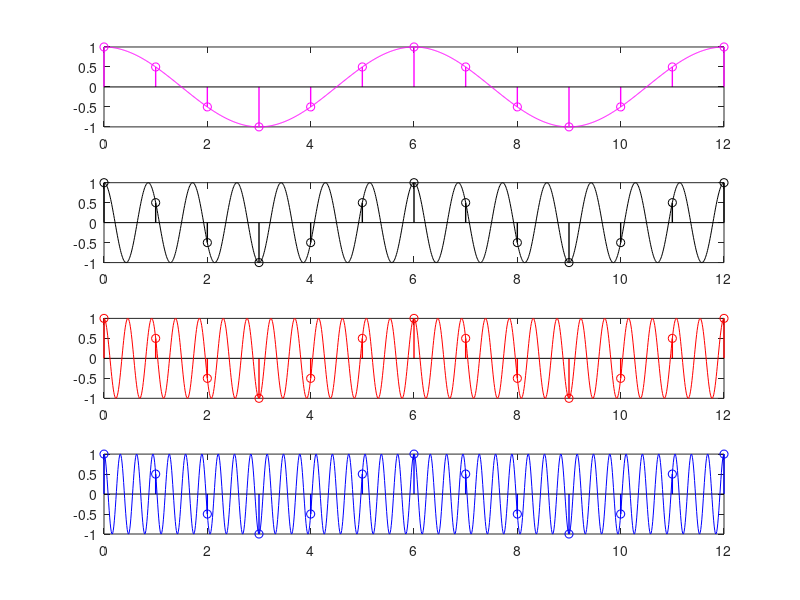

MATLAB code for this plot:
n = 0:1:12;
t = 0:0.01:12;
k_max = 3;
k = 0:1:k_max;
w0 = pi/3;
w = w0 + 2 * k * pi;
c = ['m','k','r','b'];

for i = 1:(k_max + 1)
    dis = cos(w(i) * n);
    con = cos(w(i) * t);
    subplot(k_max + 1,1,i);
    stem(n,dis, c(i), 'LineWidth', 1)
    hold on
    plot(t, con, c(i))
end

% x(n) = n;
% y1 = cos(w1 * n);
% y2 = cos(w2 * n);
% stem(n,y1)
% stem(n,y2)